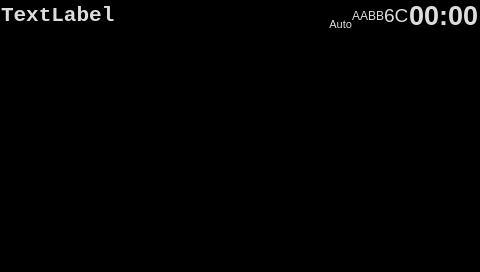
<?xml version="1.0" encoding="UTF-8"?>
<ui version="4.0">
 <class>WndMain</class>
 <widget class="QMainWindow" name="WndMain">
  <property name="geometry">
   <rect>
    <x>0</x>
    <y>0</y>
    <width>480</width>
    <height>272</height>
   </rect>
  </property>
  <property name="windowTitle">
   <string>WndMain</string>
  </property>
  <property name="styleSheet">
   <string notr="true">* {
	background: #000;
	color: #ddd;
	border: none;
}

#lbTitle {
	color: #fff;
}

QProgressBar {
	border: 2px solid #666;
	border-radius: 5px;
	margin-left: 5px;
	text-align: center;
	font-size: 18px;
}

QProgressBar::chunk {
	background-color: #444;
	width: 20px;
}


</string>
  </property>
  <widget class="QWidget" name="centralWidget">
   <property name="styleSheet">
    <string notr="true"/>
   </property>
   <layout class="QVBoxLayout" name="verticalLayout_2">
    <property name="spacing">
     <number>0</number>
    </property>
    <property name="leftMargin">
     <number>1</number>
    </property>
    <property name="topMargin">
     <number>0</number>
    </property>
    <property name="rightMargin">
     <number>1</number>
    </property>
    <property name="bottomMargin">
     <number>0</number>
    </property>
    <item>
     <layout class="QHBoxLayout" name="horizontalLayout_4">
      <property name="spacing">
       <number>0</number>
      </property>
      <item>
       <layout class="QVBoxLayout" name="verticalLayout">
        <property name="spacing">
         <number>0</number>
        </property>
        <item>
         <layout class="QHBoxLayout" name="horizontalLayout_2">
          <item>
           <widget class="QLabel" name="lRadioText">
            <property name="font">
             <font>
              <family>Monospace</family>
              <pointsize>16</pointsize>
              <weight>75</weight>
              <bold>true</bold>
             </font>
            </property>
            <property name="text">
             <string>TextLabel</string>
            </property>
           </widget>
          </item>
          <item>
           <spacer name="horizontalSpacer">
            <property name="orientation">
             <enum>Qt::Horizontal</enum>
            </property>
            <property name="sizeHint" stdset="0">
             <size>
              <width>40</width>
              <height>20</height>
             </size>
            </property>
           </spacer>
          </item>
          <item>
           <widget class="QLabel" name="lRadioIcons">
            <property name="font">
             <font>
              <pointsize>8</pointsize>
             </font>
            </property>
            <property name="text">
             <string>Auto</string>
            </property>
            <property name="alignment">
             <set>Qt::AlignBottom|Qt::AlignRight|Qt::AlignTrailing</set>
            </property>
            <property name="margin">
             <number>2</number>
            </property>
           </widget>
          </item>
         </layout>
        </item>
       </layout>
      </item>
      <item>
       <layout class="QHBoxLayout" name="horizontalLayout">
        <property name="spacing">
         <number>0</number>
        </property>
        <item>
         <widget class="QLabel" name="lSourceIcon">
          <property name="text">
           <string>AA</string>
          </property>
         </widget>
        </item>
        <item>
         <widget class="QLabel" name="lBluetoothState">
          <property name="text">
           <string>BB</string>
          </property>
         </widget>
        </item>
        <item>
         <widget class="QLabel" name="lTemp">
          <property name="font">
           <font>
            <pointsize>14</pointsize>
           </font>
          </property>
          <property name="text">
           <string>6C</string>
          </property>
          <property name="alignment">
           <set>Qt::AlignLeading|Qt::AlignLeft|Qt::AlignVCenter</set>
          </property>
          <property name="margin">
           <number>5</number>
          </property>
          <property name="indent">
           <number>0</number>
          </property>
         </widget>
        </item>
        <item>
         <widget class="QLabel" name="lTime">
          <property name="font">
           <font>
            <pointsize>20</pointsize>
            <weight>75</weight>
            <bold>true</bold>
           </font>
          </property>
          <property name="text">
           <string>00:00</string>
          </property>
          <property name="alignment">
           <set>Qt::AlignLeading|Qt::AlignLeft|Qt::AlignVCenter</set>
          </property>
         </widget>
        </item>
       </layout>
      </item>
     </layout>
    </item>
    <item>
     <widget class="QStackedWidget" name="stackedWidget">
      <widget class="QWidget" name="pageNavit"/>
      <widget class="QWidget" name="page_2"/>
     </widget>
    </item>
   </layout>
  </widget>
 </widget>
 <layoutdefault spacing="6" margin="11"/>
 <resources/>
 <connections/>
</ui>
